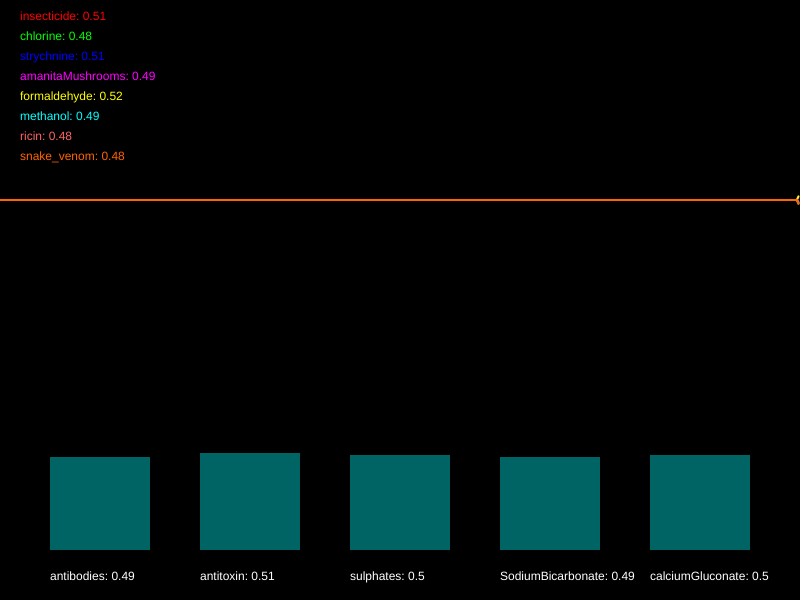
Frame 1 (no input)
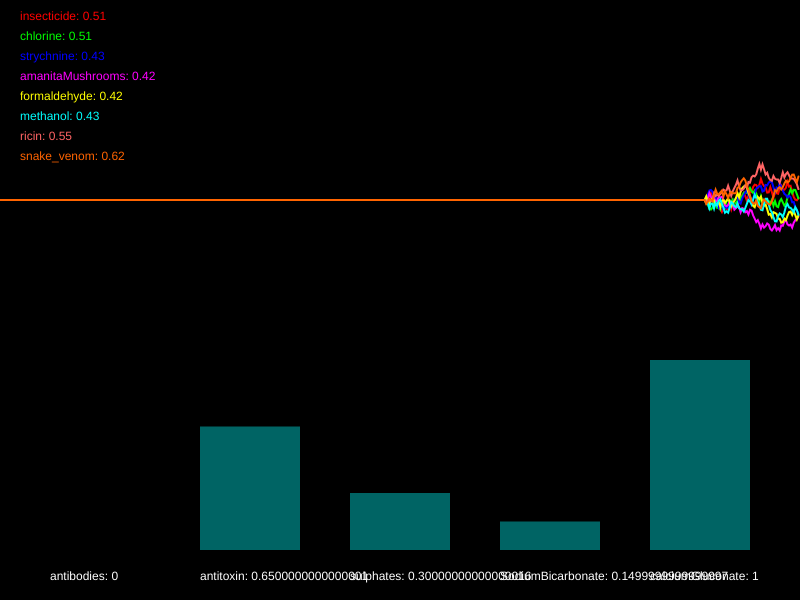
Frame 60 (no input)
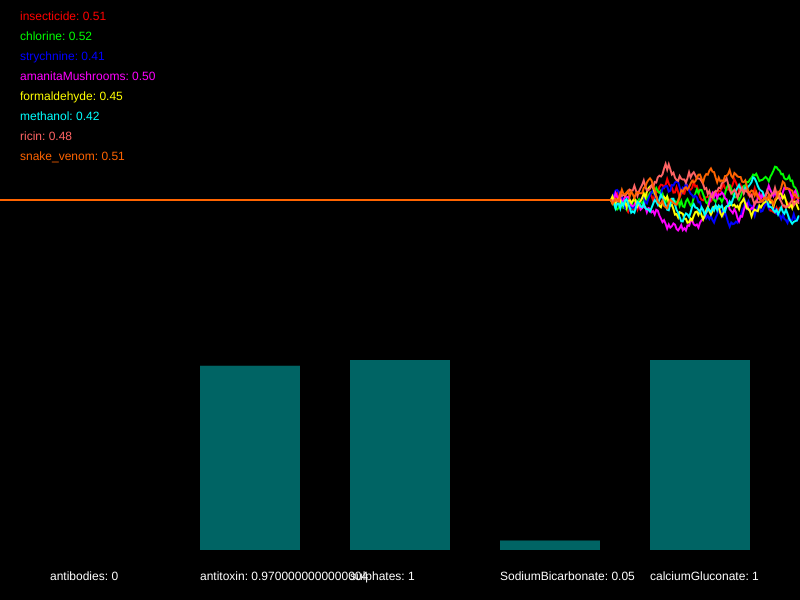
Frame 120 (the mouse pressed at the canvas centre since frame 60)

The p5.js sketch that drew these frames (run headless with seeded random() and noise() and a simulated clock; from frame 60 on, the mouse is pressed at the canvas centre):

// p5.js sketch
// ── sketch.js
/*

Officer: 6568886
CaseNum: 401-3-70517174-6568886

Case 401 - The Case of Norbert's Weiner Stand
Stage 4 - Mortal Cupcake

It seems that Norbert is getting desperate now. In what appears to be his final
stand he has set up his own cupcake shop. The laced cupcakes look delicious but
they are extremely dangerous. Just a brief whiff of one can induce a series of
deadly symptoms. This is Norbert’s most complex poison to date, so you’ll have
to work hard to produce a viable antidote.

You must develop the antidote by using conditional statements in the draw loop to
do the following.

	- When either insecticide dips below 0.44, strychnine goes above 0.27, or perhaps ricin dips below 0.51, reduce antibodies by 0.01
	- If formaldehyde dips below 0.57 or amanitaMushrooms dips below 0.66, whilst at the same time, chlorine dips below 0.66 and methanol goes above 0.64, try increasing antibodies by 0.05
	- If snake_venom dips below 0.32 and ricin dips below 0.6, or on the other hand, insecticide goes above 0.6, decrement antitoxin by 0.03
	- If strychnine goes above 0.64 or chlorine dips below 0.63, whilst at the same time, formaldehyde goes above 0.73 or amanitaMushrooms goes above 0.47, increment antitoxin by 0.01
	- If chlorine dips below 0.3 and snake_venom dips below 0.35, or on the other hand, insecticide goes above 0.56 and methanol dips below 0.5, decrease sulphates by 0.04
	- If amanitaMushrooms dips below 0.59 or formaldehyde dips below 0.45, whilst at the same time, strychnine dips below 0.47 and ricin goes above 0.42, increment sulphates by 0.03
	- When snake_venom goes above 0.55 or methanol goes above 0.43, whilst at the same time, insecticide dips below 0.51 or ricin dips below 0.62, reduce SodiumBicarbonate by 0.01
	- When either chlorine goes above 0.73, amanitaMushrooms goes above 0.5, or perhaps formaldehyde dips below 0.33, increment SodiumBicarbonate by 0.01
	- When formaldehyde goes above 0.29, methanol dips below 0.43, chlorine dips below 0.48, and also snake_venom dips below 0.62, try decreasing calciumGluconate by 0.05
	- If ricin dips below 0.72 or strychnine goes above 0.73, whilst at the same time, amanitaMushrooms dips below 0.4 or insecticide goes above 0.55, try increasing calciumGluconate by 0.03


Your conditional statements should:

consider the following poisons:

	- insecticide
	- chlorine
	- strychnine
	- amanitaMushrooms
	- formaldehyde
	- methanol
	- ricin
	- snake_venom


and modify the following antidotes:

	- antibodies
	- antitoxin
	- sulphates
	- SodiumBicarbonate
	- calciumGluconate


- There are many ways to complete this task but you should only use the
following commands:

	if(){}
	+=
	-=

*/

//Declare the poison variables
var insecticide;
var chlorine;
var strychnine;
var amanitaMushrooms;
var formaldehyde;
var methanol;
var ricin;
var snake_venom;


//Declare the antidote variables
var antibodies;
var antitoxin;
var sulphates;
var SodiumBicarbonate;
var calciumGluconate;


//This variable is used for drawing the graph
var graphs;


function setup() {

	createCanvas(800, 600);
	strokeWeight(2);

	//initialise the poisons and antidotes
	insecticide = 0.5;
	chlorine = 0.5;
	strychnine = 0.5;
	amanitaMushrooms = 0.5;
	formaldehyde = 0.5;
	methanol = 0.5;
	ricin = 0.5;
	snake_venom = 0.5;
	antibodies = 0.5;
	antitoxin = 0.5;
	sulphates = 0.5;
	SodiumBicarbonate = 0.5;
	calciumGluconate = 0.5;


	//fills the graph with empty values
	graphs = [];

	for (var i = 0; i < 8; i++) {
		graphs.push([]);
		for (var j = 0; j < 512; j++) {
			graphs[i].push(0.5);
		}
	}

}

function draw() {

	//Develop the antidote below
	//Write conditional statements to change the amount of each substance ...

	if (insecticide < 0.44 || strychnine > 0.27 || ricin < 0.51) {
		antibodies -= 0.01;
	}

	if ((formaldehyde < 0.57 || amanitaMushrooms < 0.66) && (chlorine < 0.66 && methanol > 0.64)) {
		antibodies += 0.05;
	}

	if ((snake_venom < 0.32 && ricin < 0.6) || insecticide > 0.6) {
		antitoxin -= 0.03;
	}

	if ((strychnine > 0.64 || chlorine < 0.63) && (formaldehyde > 0.73 || amanitaMushrooms > 0.47)) {
		antitoxin += 0.01;
	}

	if ((chlorine < 0.3 && snake_venom < 0.35) || (insecticide > 0.56 && methanol < 0.5)) {
		sulphates -= 0.04;
	}

	if ((amanitaMushrooms < 0.59 || formaldehyde < 0.45) && (strychnine < 0.47 && ricin > 0.42)) {
		sulphates += 0.03;
	}

	if ((snake_venom > 0.55 || methanol > 0.43) && (insecticide < 0.51 || ricin < 0.62)) {
		SodiumBicarbonate -= 0.01;
	}

	if (chlorine > 0.73 || amanitaMushrooms > 0.5 || formaldehyde < 0.33) {
		SodiumBicarbonate += 0.01;
	}

	if (formaldehyde > 0.29 && methanol < 0.43 && chlorine < 0.48 && snake_venom < 0.62) {
		calciumGluconate -= 0.05;
	}

	if ((ricin < 0.72 || strychnine > 0.73) && (amanitaMushrooms < 0.4 || insecticide > 0.55)) {
		calciumGluconate += 0.03;
	}

	//////////////////////////////////////////////////////

	//the code below generates new values using random numbers

	/*
		For testing, you might want to temporarily comment out
		these lines and set the same variables to constant values
		instead.
	*/

	insecticide = nextValue(graphs[0], insecticide);
	chlorine = nextValue(graphs[1], chlorine);
	strychnine = nextValue(graphs[2], strychnine);
	amanitaMushrooms = nextValue(graphs[3], amanitaMushrooms);
	formaldehyde = nextValue(graphs[4], formaldehyde);
	methanol = nextValue(graphs[5], methanol);
	ricin = nextValue(graphs[6], ricin);
	snake_venom = nextValue(graphs[7], snake_venom);


	antibodies = constrain(antibodies, 0, 1);
	antitoxin = constrain(antitoxin, 0, 1);
	sulphates = constrain(sulphates, 0, 1);
	SodiumBicarbonate = constrain(SodiumBicarbonate, 0, 1);
	calciumGluconate = constrain(calciumGluconate, 0, 1);


	///////// DO NOT CHANGE THE CODE BELOW ///////////

	//drawing code

	// set background
	background(0);
	noFill();

	//draw the graphs for the vitals

	var colors = [
		color(255, 0, 0),
		color(0, 255, 0),
		color(0, 0, 255),
		color(255, 0, 255),
		color(255, 255, 0),
		color(0, 255, 255),
		color(255, 100, 100),
		color(255, 100, 0)
	];

	for (var i = 0; i < graphs.length; i++) {
		stroke(colors[i]);
		drawGraph(graphs[i]);
	}

	//draw the poisons as text
	noStroke();
	fill(colors[0]);
	text('insecticide: ' + nf(insecticide, 1, 2), 20, 20);
	fill(colors[1]);
	text('chlorine: ' + nf(chlorine, 1, 2), 20, 40);
	fill(colors[2]);
	text('strychnine: ' + nf(strychnine, 1, 2), 20, 60);
	fill(colors[3]);
	text('amanitaMushrooms: ' + nf(amanitaMushrooms, 1, 2), 20, 80);
	fill(colors[4]);
	text('formaldehyde: ' + nf(formaldehyde, 1, 2), 20, 100);
	fill(colors[5]);
	text('methanol: ' + nf(methanol, 1, 2), 20, 120);
	fill(colors[6]);
	text('ricin: ' + nf(ricin, 1, 2), 20, 140);
	fill(colors[7]);
	text('snake_venom: ' + nf(snake_venom, 1, 2), 20, 160);


	//draw the antidotes bar chart
	drawBar(antibodies, 50, 'antibodies');
	drawBar(antitoxin, 200, 'antitoxin');
	drawBar(sulphates, 350, 'sulphates');
	drawBar(SodiumBicarbonate, 500, 'SodiumBicarbonate');
	drawBar(calciumGluconate, 650, 'calciumGluconate');


}

function nextValue(graph, val) {
	//gets the next value for a vital and puts it in an array for drawing
	var delta = random(-0.03, 0.03);

	val += delta;
	if (val > 1 || val < 0) {
		delta *= -1;
		val += delta * 2;
	}

	graph.push(val)
	graph.shift();
	return val;
}

function drawGraph(graph) {
	//draws an array as a graph
	beginShape();
	for (var i = 0; i < graph.length; i++) {
		vertex(width * i / 512, height * 0.5 - graph[i] * height / 3)
	}
	endShape();
}


function drawBar(val, x, name) {
	//draws the bars for bar chart
	noStroke();
	fill(0, 100, 100);
	var mh = height * 0.4 - 50;
	rect(x, (height - 50) - val * mh, 100, val * mh);
	fill(255);
	text(name + ": " + val, x, height - 20);
}
